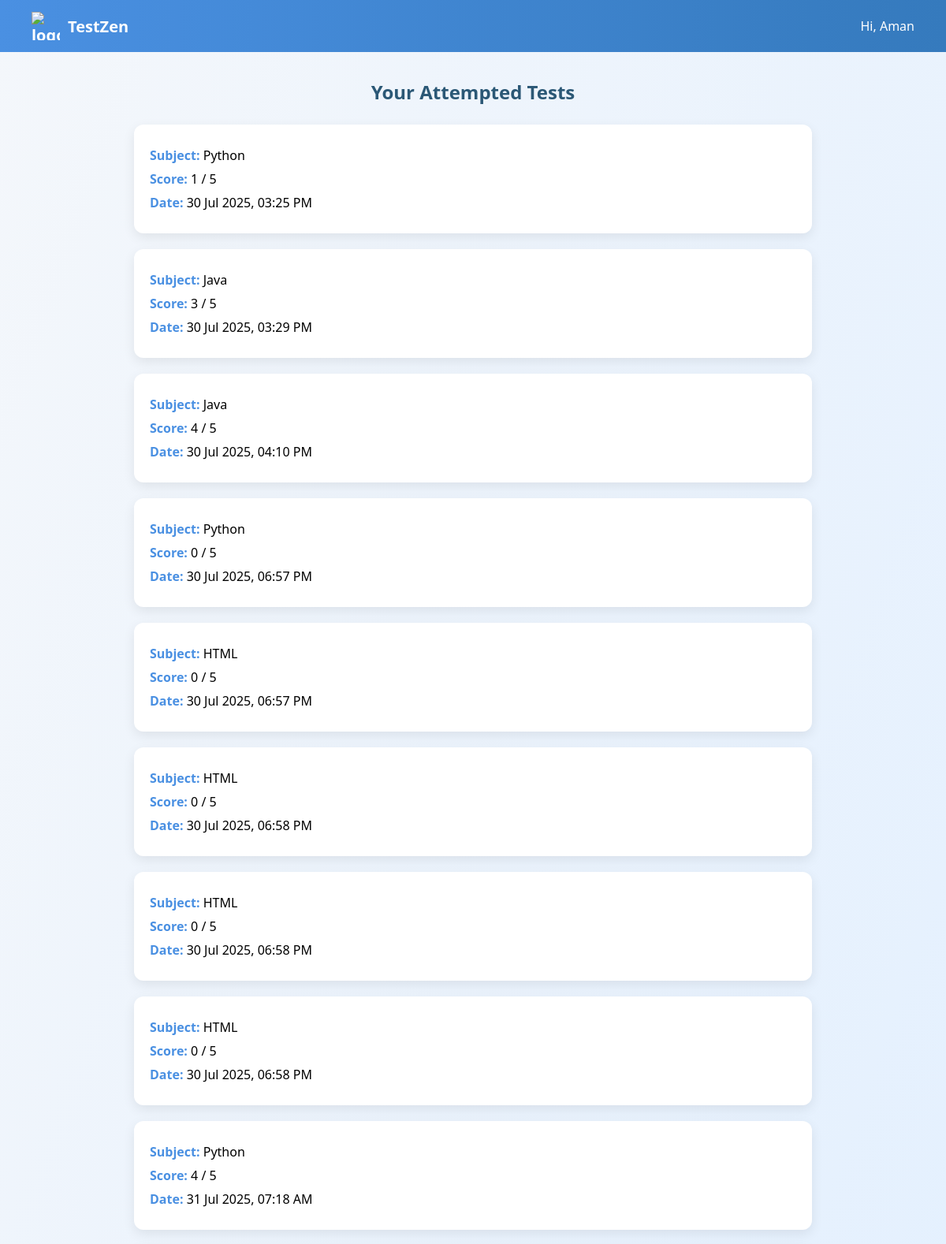
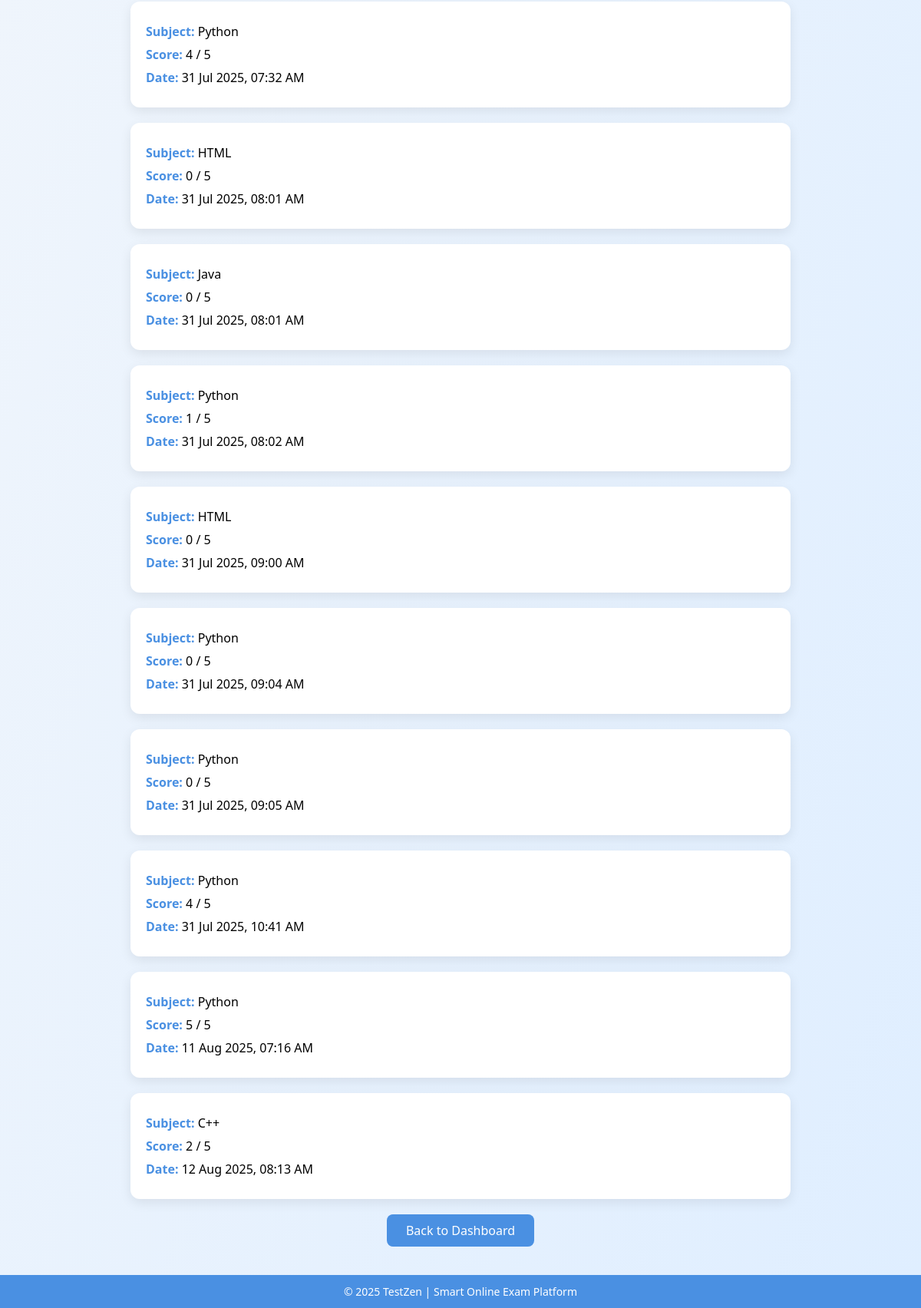
Screenshot of /results/ (signed in) with the database file from the repository (2 pictures, top to bottom).
### examapp/models.py (models this page shows, shortened)
class Result(models.Model):
    user = models.ForeignKey(User, on_delete=models.CASCADE)
    subject = models.ForeignKey(Subject, on_delete=models.CASCADE)
    score = models.IntegerField()
    total_questions = models.IntegerField()
    date = models.DateTimeField(auto_now_add=True)

class Subject(models.Model):
    name=models.CharField(max_length=100)

### examapp/views.py (the view)
# urls.py: path('results/', views.result_list, name='result_list'),
@login_required
def result_list(request):
    user_results = Result.objects.filter(user=request.user).order_by('date')  # latest first
    return render(request, 'examapp/result_list.html', {'results': user_results})

### examapp/templates/examapp/result_list.html (shortened to what this page needs)
<!DOCTYPE html>
<html lang="en">
<head>
  <link rel="stylesheet" href="https://cdnjs.cloudflare.com/ajax/libs/font-awesome/7.0.0/css/all.min.css">
</head>
<body>
  <div class="navbar">
    <h1><img src="https://iili.io/FvlNBgp.png" alt="logo"> TestZen</h1>
    <div class="user">Hi, {{ request.user.username }}</div>
  </div>
  <div class="container">
    <h2>Your Attempted Tests</h2>
    {% if results %}
      {% for result in results %}
        <div class="card">
          <p><strong>Subject:</strong> {{ result.subject.name }}</p>
          <p><strong>Score:</strong> {{ result.score }} / {{ result.total_questions }}</p>
          <p><strong>Date:</strong> {{ result.date|date:"d M Y, h:i A" }}</p>
        </div>
      {% endfor %}
    {% else %}
      <p style="text-align:center; color: #666;">You haven’t taken any tests yet.</p>
    {% endif %}
    <div class="back-btn">
      <a href="{% url 'dashboard' %}">Back to Dashboard</a>
    </div>
  </div>
  <footer>
    &copy; 2025 TestZen | Smart Online Exam Platform
  </footer>
</body>
</html>

### examapp/templates/examapp/result_list.html (style rules this page uses)
* { box-sizing: border-box; margin: 0; padding: 0; }
body { font-family: system-ui, -apple-system, BlinkMacSystemFont, 'Segoe UI', Roboto, Oxygen, Ubuntu, Cantarell, 'Open Sans', 'Helvetica Neue', sans-serif; background: linear-gradient(to bottom right, #f4f7fb, #dfeeff); padding-top: 70px; padding-bottom: 60px; }
.navbar { position: fixed; top: 0; width: 100%; background: linear-gradient(90deg, #4a90e2, #357ABD); color: white; padding: 15px 40px; display: flex; justify-content: space-between; align-items: center; z-index: 999; }
.navbar h1 { font-size: 20px; display: flex; align-items: center; gap: 10px; }
.navbar img { width: 36px; height: 36px; }
.navbar .user { font-size: 16px; font-weight: 500; }
.container { max-width: 900px; margin: auto; padding: 30px 20px; }
.container h2 { text-align: center; margin-bottom: 25px; color: #2b5876; font-size: 24px; }
.card { background: #fff; padding: 20px; border-radius: 12px; box-shadow: 0 5px 15px rgba(0, 0, 0, 0.08); margin-bottom: 20px; transition: transform 0.2s; }
.card p { margin: 8px 0; font-size: 16px; }
.card strong { color: #4a90e2; }
.back-btn { text-align: center; margin-top: 30px; }
.back-btn a { background-color: #4a90e2; color: #fff; padding: 10px 25px; text-decoration: none; border-radius: 8px; transition: background 0.3s ease; }
footer { position: fixed; bottom: 0; width: 100%; background: #4a90e2; color: white; text-align: center; padding: 12px 0; font-size: 14px; }

### rows the page displays
Result: subject.name "Python", score "1", total_questions "5", date "30 Jul 2025, 03:25 PM"
Result: subject.name "Java", score "3", total_questions "5", date "30 Jul 2025, 03:29 PM"
Result: subject.name "Java", score "4", total_questions "5", date "30 Jul 2025, 04:10 PM"
Result: subject.name "Python", score "0", total_questions "5", date "30 Jul 2025, 06:57 PM"
Result: subject.name "HTML", score "0", total_questions "5", date "30 Jul 2025, 06:57 PM"
Result: subject.name "HTML", score "0", total_questions "5", date "30 Jul 2025, 06:58 PM"
Result: subject.name "HTML", score "0", total_questions "5", date "30 Jul 2025, 06:58 PM"
Result: subject.name "HTML", score "0", total_questions "5", date "30 Jul 2025, 06:58 PM"
Result: subject.name "Python", score "4", total_questions "5", date "31 Jul 2025, 07:18 AM"
Result: subject.name "Python", score "4", total_questions "5", date "31 Jul 2025, 07:32 AM"
Result: subject.name "HTML", score "0", total_questions "5", date "31 Jul 2025, 08:01 AM"
Result: subject.name "Java", score "0", total_questions "5", date "31 Jul 2025, 08:01 AM"
Result: subject.name "Python", score "1", total_questions "5", date "31 Jul 2025, 08:02 AM"
Result: subject.name "HTML", score "0", total_questions "5", date "31 Jul 2025, 09:00 AM"
Result: subject.name "Python", score "0", total_questions "5", date "31 Jul 2025, 09:04 AM"
Result: subject.name "Python", score "0", total_questions "5", date "31 Jul 2025, 09:05 AM"
Result: subject.name "Python", score "4", total_questions "5", date "31 Jul 2025, 10:41 AM"
Result: subject.name "Python", score "5", total_questions "5", date "11 Aug 2025, 07:16 AM"
Result: subject.name "C++", score "2", total_questions "5", date "12 Aug 2025, 08:13 AM"

### other values shown
{{ request.user.username }} "Aman"
